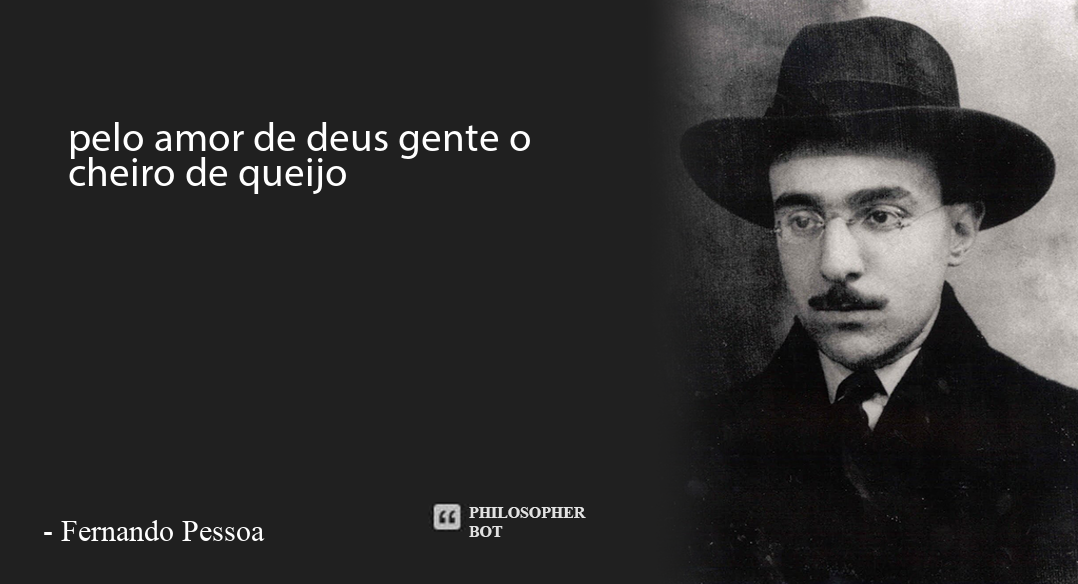

Recreate this plot in Python.
"""
Philosopher Bot
---------------
Created by Caio Madeira
Co-worker: Rodrigo Carmo

instagram: @sudomadeira
Twitter: @bot_philospher
Avaliable on Discord too!

"""
# -*- coding: utf-8 -*-
import tweepy, textwrap, random, time, re, schedule
from PIL import Image, ImageDraw, ImageFont
import os
from Lists.accounts import accounts_list
from Lists.img_list import PHILOSOPHERS_LIST
from Hashtag.functionalities import Functionalities
from Templates.New_Img_Manipulation.reference import TEMPLATES_PATH
from Logs.logger_hashtag import log_posting


class PostingClass(tweepy.StreamListener, Functionalities):
    def __init__(self, get_post_api):
        super().__init__()

        self.q = []
        self.q_username = []
        self.q_tweet_info = []
        self.api = get_post_api
        self.ACCOUNT = "OFICIAL"
        self.QUEUE = 1
        self.VERSION = '3.0'
        self.log = log_posting(__name__)

    def obter_tweets(self, api, USERNAME_ACCOUNT):

        self.results = api.user_timeline(screen_name=USERNAME_ACCOUNT,
                                         count=1,
                                         tweet_mode='extended',
                                         contributor_details=True,
                                         include_entities=True,
                                         include_rts=False,
                                         trim_user=True,
                                         exclude_replies=True)
        self.tweets = []

        for self.r in self.results:
            tweet = re.sub(r'http\S+', '', self.r.full_text)
            self.tweets.append(tweet.replace('\n', ' '))
            time.sleep(2)
        return self.tweets

    def posting(self):

        global random_account

        try:
            self.img = Image.open(f'{TEMPLATES_PATH}/layer_1.png')
            self.TEMPLATE_PATH = 'Templates/template.png'
            self.FONT_PATH = "Font/myriad.otf"
            self.POSTING_FINISHED_PATH = 'Posting/posting.png'
            txt = self.FONT_PATH
            fontsize = 1
            blank = Image.new('RGB', (269, 194))
            fonte = ImageFont.truetype(self.FONT_PATH, fontsize)

            self.log.info("--------------------------------------")
            self.log.info(f"[+] INICIANDO POSTAGEM NA CONTA {self.ACCOUNT}")
            self.log.info(f'[+] Versão: {self.VERSION}')
            time.sleep(2)

            try:

                self.log.info("------------------------")
                time.sleep(2)
                random_account = random.choice(accounts_list)
                try:
                    self.tweet_account = self.obter_tweets(self.api, random_account)

                except tweepy.error.TweepError as t:
                    self.log.info(t)
                    self.log.info('[x] Erro - Não autorizado\n[x] Ignorando...')
                    pass

                self.log.info("[+] TWEET SELECIONADO:")

                try:
                    self.log.info(self.tweet_account)

                except UnicodeEncodeError as u:
                    self.log.info('[x] Erro - UNICODE não pode ser codificado.\nIgnorando...')
                    self.log.info(u)

                self.log.info("[+] Analisando Texto...")
                time.sleep(2)
            except tweepy.error.TweepError as build_image_error:
                self.log.exception(build_image_error)
                pass

            for _ in tweepy.Cursor(self.api.user_timeline).items(1):
                try:
                    self.get_treated_status = ("\n".join(self.tweets))
                    if self.get_treated_status == '':
                        self.log.info('[!] String vazia detectada!')
                        self.log.info('[+] Retornando aos tweets novamente...')
                        self.log.info('----------------------')
                        return self.tweets
                except AttributeError as e:
                    self.log.info(e)
                    self.log.info('[x] Erro de Atributo.\nIgnorando...')
                    return self.posting

                while (fonte.getsize(txt)[0] < blank.size[0]) and (fonte.getsize(txt)[1] < blank.size[1]):
                    fontsize += 1
                    fonte = ImageFont.truetype(self.FONT_PATH, fontsize)

                fontsize -= 1
                self.drawing = ImageDraw.Draw(self.img)

                choice_philosopher = random.choice(PHILOSOPHERS_LIST)  # separa a imagem e salva em string
                self.log.info(choice_philosopher)

                remove_path_of_filename = os.path.basename(choice_philosopher)  # remove o path do nome da imagem
                self.log.info(remove_path_of_filename)

                remove_extension_of_filename = remove_path_of_filename.replace('.png', '')  # remove a extensao .png
                self.log.info(remove_extension_of_filename)

                if '(2)' in remove_extension_of_filename:
                    remove_number_in_name = remove_extension_of_filename.replace('(2)', '')
                    self.log.info("Removendo (2) do nome da imagem do filosofo...")
                    self.log.info(remove_number_in_name)
                    finish_name_of_philosopher = f'- {remove_number_in_name}'  # finaliza o nome do filosofo
                    self.log.info(finish_name_of_philosopher)
                else:
                    finish_name_of_philosopher = f'- {remove_extension_of_filename}'  # finaliza o nome do filosofo
                    self.log.info("Nenhum (2) encontrado. Prosseguindo normal.")
                    self.log.info(finish_name_of_philosopher)

                philosopher_str_to_obj = Image.open(choice_philosopher)  # abre a imagem como local na memoria ao inves de string
                IMG_2 = philosopher_str_to_obj.resize((449, 584))
                self.img.paste(IMG_2, (629, 0))
                smooth_template = Image.open(f'{TEMPLATES_PATH}/layer_3.png')
                self.img.paste(smooth_template, (0, 0), smooth_template)

                # texto do filosofo
                self.drawing.text(xy=(68, 120), text=textwrap.fill(str(self.get_treated_status), 30), fill=(255, 255, 255), font=fonte)

                # nome do filosofo
                fontsize = 30
                font = ImageFont.truetype("Font/times.ttf", fontsize)
                self.drawing.text(xy=(43, 514), text=textwrap.fill(str(finish_name_of_philosopher), 30),
                             fill=(255, 255, 255), font=font)


                self.img.save(self.POSTING_FINISHED_PATH)
                post_img = self.api.update_with_media(self.POSTING_FINISHED_PATH)
                tweet_author = self.api.update_status(f'Tweet Original: twitter.com/{random_account}/status/{self.r.id}',
                                                   post_img.id,
                                                   include_entities=True)


                self.log.info(f'[+]Tweet Original enviado: {tweet_author}')
                self.log.info("[+] Post Diário enviado.")
                self.log.info("-------------------------------------------")


                return
        except Exception as e:
            self.log.info(e)

    def timer(self, USE_TEST_POST):

        schedule.every(USE_TEST_POST).hours.do(self.posting)

        while True:
            schedule.run_pending()
            time.sleep(1)

    def timer_TEST(self, USE_TEST_POST):

        schedule.every(USE_TEST_POST).seconds.do(self.posting)

        while True:
            schedule.run_pending()
            time.sleep(1)
